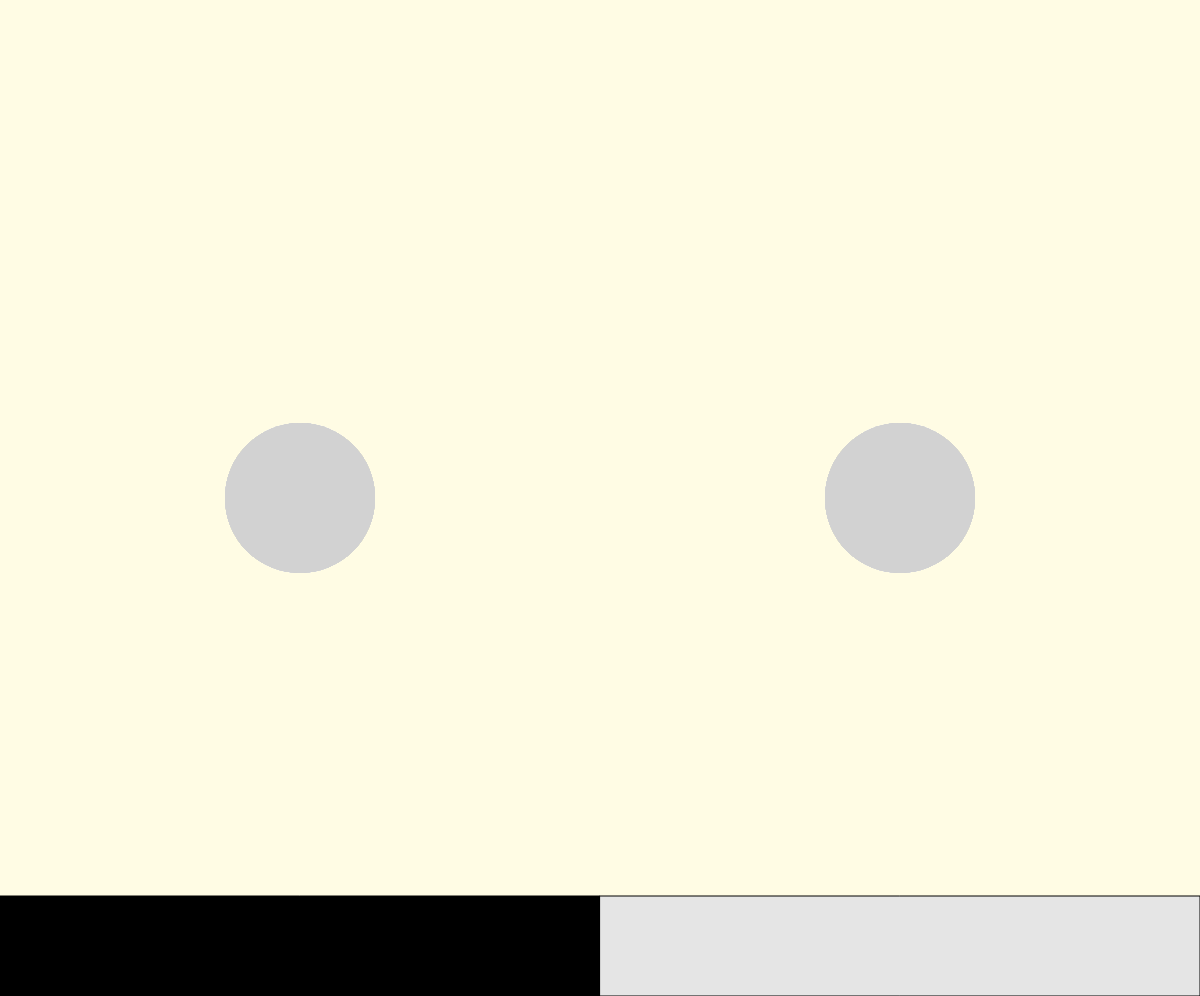
Frame 1 (no input)
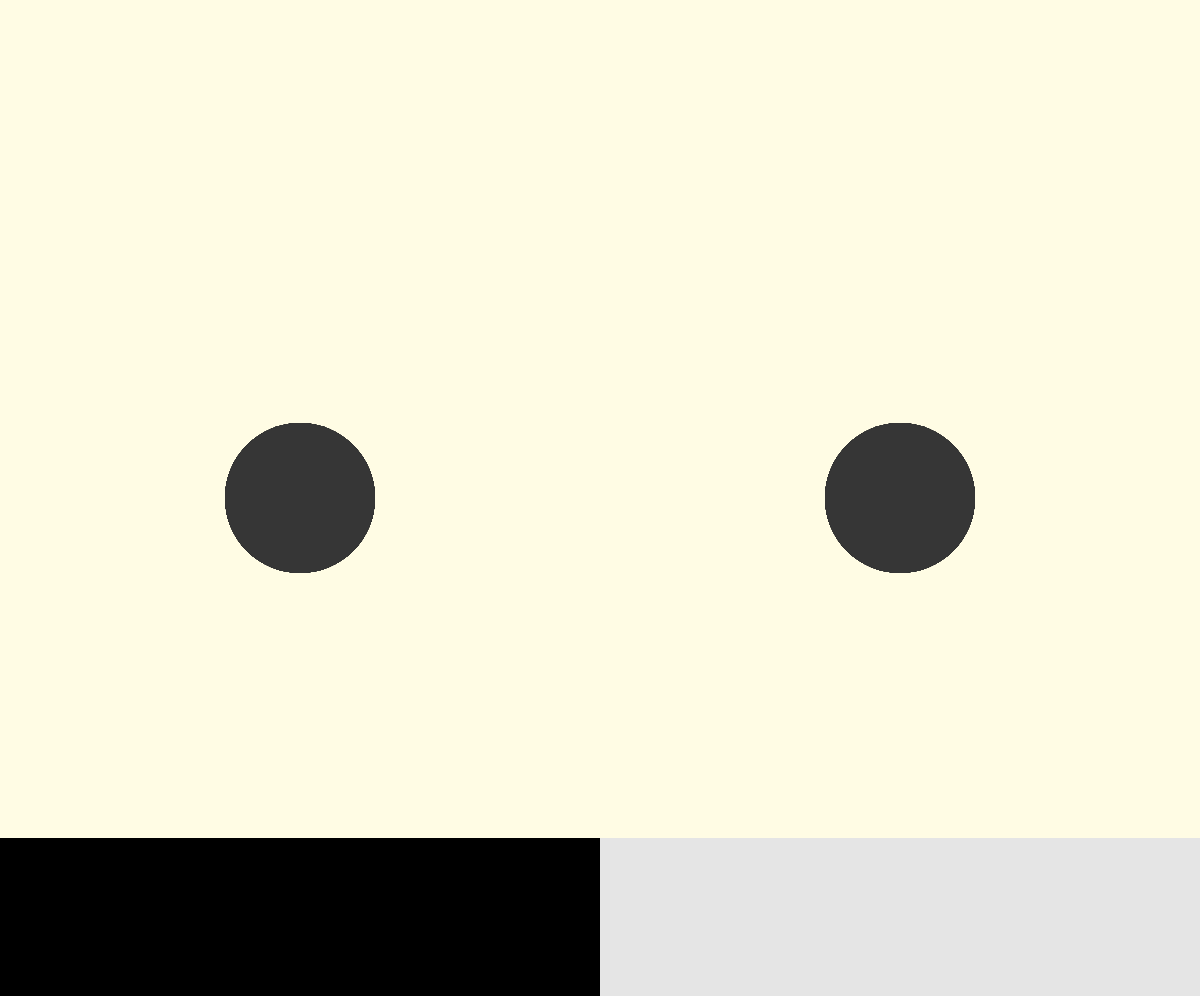
Frame 60 (no input)
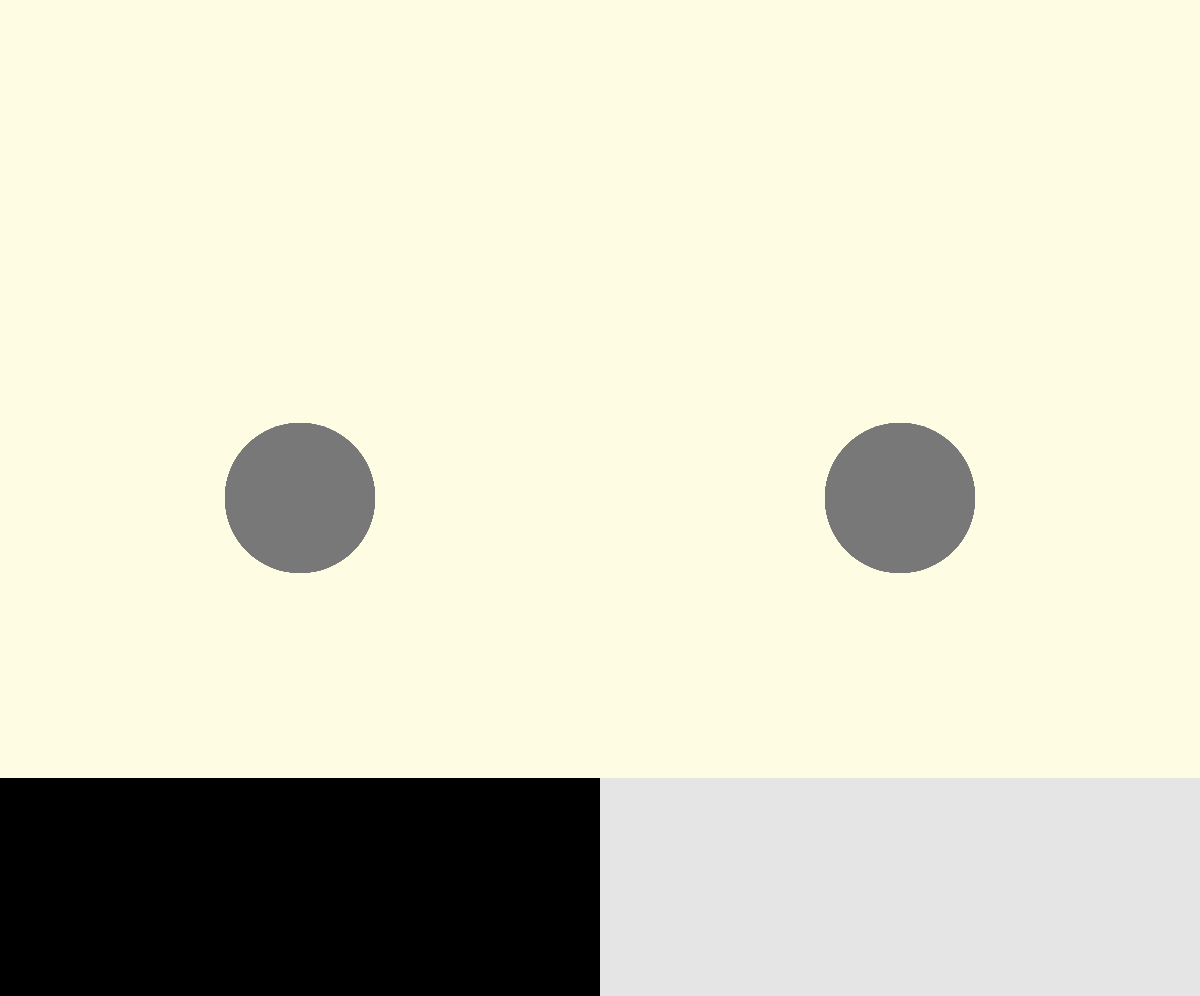
Frame 120 (the mouse pressed at the canvas centre since frame 60)

The p5.js sketch that drew these frames (run headless with seeded random() and noise() and a simulated clock; from frame 60 on, the mouse is pressed at the canvas centre):

// p5.js sketch
// ── sketch.js
let width, height, diameter, total, current, flg, y, flgRect, flgSpeed;
function setup() {
    width = innerWidth;
    height = innerHeight - 4;
    diameter = 150;
    total = 229;
    current = 0;
    flg = 0;
    flgRect = 0;
    flgSpeed = 0;
    y = height - 50;
    createCanvas(width, height);
}

function draw() {
    background(255, 252, 228);
    drawRectangles();
    drawCircles();
}

function drawCircles() {
    for (let i = 0; i < 20; i++) {
        noStroke();
        fill(total - current);
        ellipse(width / 4, height / 2, diameter, diameter);
        ellipse(3 * width / 4, height / 2, diameter, diameter);
        if (flg) {
            current--;
            if (current <= 0) {
                flg = !flg;
            }
        } else {
            current++;
            if (current >= total) {
                flg = !flg;
            }
        }
    }
}

function drawRectangles() {

    rectMode(CENTER);
    fill(0);
    rect(width / 4, y, width / 2, 2 * (height - y));
    fill(total);
    rect(3 * width / 4, y, width / 2, 2 * (height - y));
    if (flgSpeed) {
        if (flgRect) {
            y++;
            if (y > height) {
                flgRect = !flgRect;
            }
        } else {
            y--;
            if (y - (height - y) <= 0) {
                flgRect = !flgRect;
            }
        }
    }
    flgSpeed = !flgSpeed;
}
